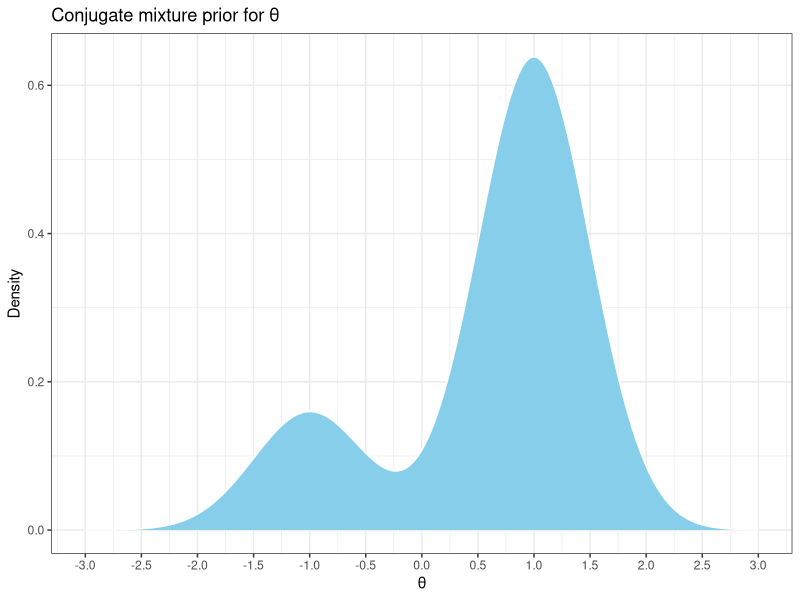
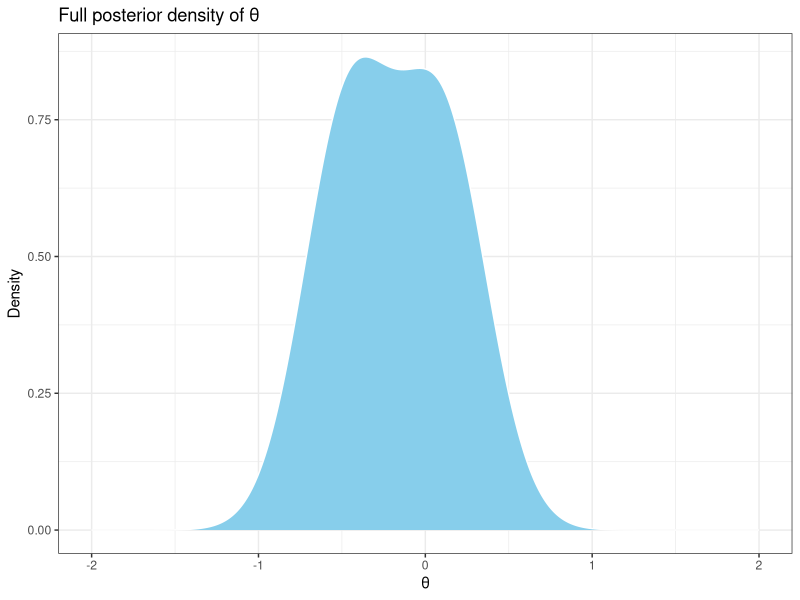

Source code (R) for these figures, in order:
## ---- chunk 1
knitr::opts_chunk$set(
  echo = TRUE,
  comment = NA,
  message = FALSE,
  warning = FALSE,
  error = TRUE,
  # cache = TRUE,
  dev = "svglite",
  fig.ext = ".svg" 
)

library(tidyverse)
library(scales)
library(kableExtra)

theme_set(theme_bw())

## ---- chunk 2
mu_pos <- 1
sd_pos <- 0.5
lambda_pos <- 0.8

mu_neg <- -1
sd_neg <- 0.5
lambda_neg <- 1 - lambda_pos

prior <- tibble(
  theta = seq(-3, 3, 0.01),
  density_pos = dnorm(theta, mu_pos, sd_pos),
  density_neg = dnorm(theta, mu_neg, sd_neg),
  density = lambda_pos * density_pos + lambda_neg * density_neg
)
## ---- chunk 3
prior %>% 
  ggplot() +
  aes(theta, density) +
  geom_area(fill = 'skyblue') +
  geom_line(colour = 'white') +
  scale_x_continuous(breaks = seq(-5, 5, 0.5)) +
  labs(
    title = 'Conjugate mixture prior for θ',
    x = 'θ',
    y = 'Density'
  )
## ---- chunk 4
n <- 10
ybar <- -0.25

sigma <- 1

sd_10_pos <- 1 / sqrt(1 / sd_pos^2 + n / sigma^2)
mu_10_pos <- (mu_pos / sd_pos^2 + n * ybar / sigma^2) / (1 / sd_10_pos^2)

sd_10_neg <- 1 / sqrt(1 / sd_neg^2 + n / sigma^2)
mu_10_neg <- (mu_neg / sd_neg^2 + n * ybar / sigma^2) / (1 / sd_10_neg^2)
## ---- chunk 5
py_pos <- dnorm(ybar, mu_pos, sqrt(sd_pos^2 + sigma^2 / n))
lambda_prime_pos0 <- lambda_pos * py_pos

py_neg <- dnorm(ybar, mu_neg, sqrt(sd_neg^2 + sigma^2 / n))
lambda_prime_neg0 <- lambda_neg * py_neg

normaliser <- lambda_prime_pos0 + lambda_prime_neg0
lambda_prime_pos <- lambda_prime_pos0 / normaliser
lambda_prime_neg <- lambda_prime_neg0 / normaliser
## ---- chunk 6
granularity <- 0.01

posterior <- tibble(
  theta = seq(-3, 3, granularity),
  density_pos = dnorm(theta, mu_10_pos, sd_10_pos),
  density_neg = dnorm(theta, mu_10_neg, sd_10_neg),
  density_unnormalised = lambda_prime_pos * density_pos + lambda_prime_neg * density_neg,
  density = density_unnormalised / sum(density_unnormalised * granularity)
) 
## ---- chunk 7
posterior %>% 
  ggplot() +
  aes(theta, density) +
  geom_area(fill = 'skyblue') +
  geom_line(colour = 'white') +
  scale_x_continuous(limits = c(-2, 2)) +
  labs(
    x = 'θ',
    y = 'Density',
    title = 'Full posterior density of θ'
  )
